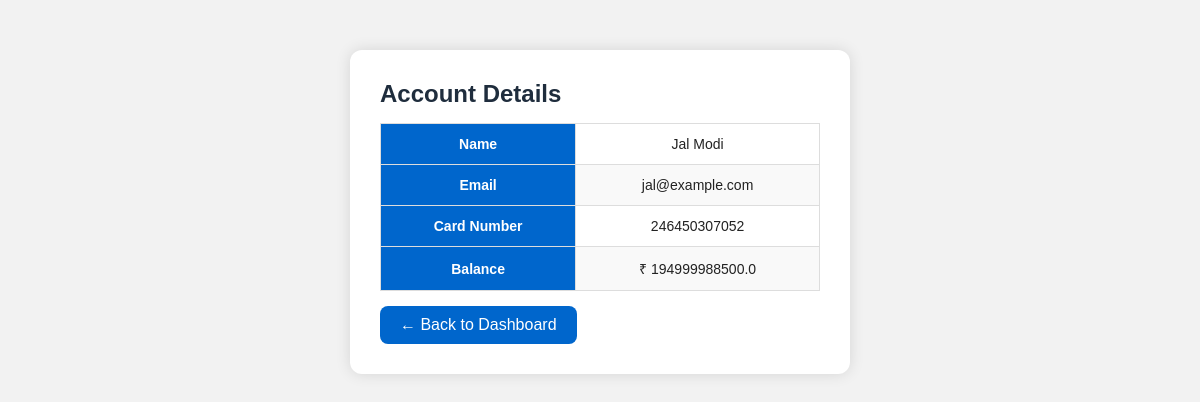
Page /account_details (signed in) on the earlier database version.
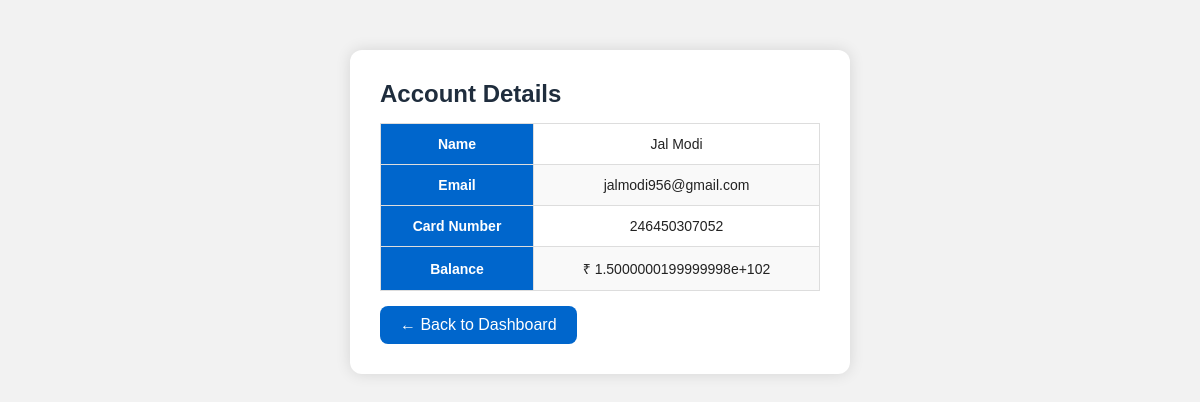
Same page on the later database version.
### tables this page shows
CREATE TABLE users(
        id INTEGER PRIMARY KEY AUTOINCREMENT,
        card TEXT UNIQUE,
        pin TEXT,
        name TEXT,
        email TEXT,
        balance REAL,
        failed_attempts INTEGER DEFAULT 0,
        is_locked INTEGER DEFAULT 0,
        security_question TEXT,
        security_answer TEXT,
        last_login TEXT,
        login_ip TEXT,
        profile_pic TEXT
    );

### app.py (the view)
@app.route("/account_details")
def account_details():
    if not login_required():
        return redirect("/")
    conn = get_conn()
    c = conn.cursor()
    c.execute("""
        SELECT name, email, card, balance
        FROM users
        WHERE card=?
    """, (session["card"],))
    user = c.fetchone()
    conn.close()
    return render_template("account_details.html", user=user)

### app.py (called while the page is built)
@app.before_request
def make_session_permanent():
    session.permanent = True

def get_conn():
    return sqlite3.connect(DATABASE)

def login_required():
    return "card" in session

### templates/account_details.html (shortened to what this page needs)
<!DOCTYPE html>
<html lang="en">
<head>
    <link rel="stylesheet" href="{{ url_for('static', filename='style.css') }}">
</head>
<body>
<div class="box">
    <h2>Account Details</h2>
    <table>
        <tr>
            <th>Name</th>
            <td>{{ user[0] }}</td>
        </tr>
        <tr>
            <th>Email</th>
            <td>{{ user[1] }}</td>
        </tr>
        <tr>
            <th>Card Number</th>
            <td>{{ user[2] }}</td>
        </tr>
        <tr>
            <th>Balance</th>
            <td>₹ {{ user[3] }}</td>
        </tr>
    </table>
    <a href="/dashboard" class="back">← Back to Dashboard</a>
</div>
</body>
</html>

Differences in the rows shown:
changed users "Jal Modi": email "jal@example.com" → "jalmodi956@gmail.com"; balance "194999988500.0" → "1.5000000199999998e+102"
